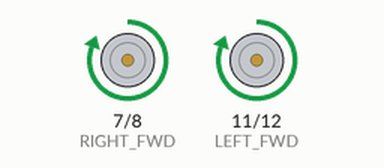
Recording of a sketch running on a simulated Arduino Uno, built with avr-gcc and run on an emulated ATmega328P. Parts: motor-driver pin pairs drawn as motors (green arrow = first pin HIGH = forward, orange = second pin HIGH = backward, longer = more drive, scaled by the enable pin).

Above: at 2.5 s.
At 5.5 s:
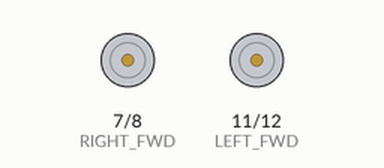
At 7.0 s:
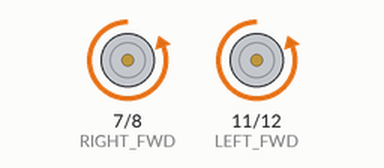
Timing chart, 0 to 10.4 s (numbered marks = the images above):
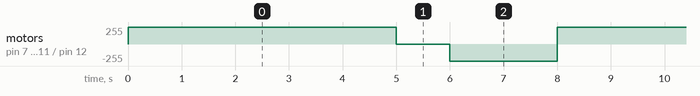

Measured:
- by itself, motor on pin 7 (RIGHT_FWD) / pin 8 (RIGHT_REV), motor on pin 11 (LEFT_FWD) / pin 12 (LEFT_REV): repeats every 8.0 s: stopped 1.0 s, backward 255/255 2.0 s, forward 255/255 5.0 s

The sketch:

story_3.ino
```cpp
// C++ code
#define LEFT_REV 12
#define LEFT_FWD 11
#define LEFT_ENABLE 10
#define RIGHT_ENABLE 9
#define RIGHT_FWD 7
#define RIGHT_REV 8
void setup()
{
  pinMode(LEFT_REV, OUTPUT);
  pinMode(LEFT_FWD, OUTPUT);
  pinMode(LEFT_ENABLE, OUTPUT);
  pinMode(RIGHT_ENABLE, OUTPUT);
  pinMode(RIGHT_FWD, OUTPUT);
  pinMode(RIGHT_REV, OUTPUT);
}

void loop()
{
  digitalWrite(LEFT_FWD, HIGH);
  digitalWrite(RIGHT_FWD, HIGH);
  digitalWrite(LEFT_ENABLE, HIGH);
  digitalWrite(RIGHT_ENABLE, HIGH);

  delay(5000);

  digitalWrite(LEFT_ENABLE, LOW);
  digitalWrite(RIGHT_ENABLE, LOW);
  digitalWrite(LEFT_FWD, LOW);
  digitalWrite(RIGHT_FWD, LOW);
  digitalWrite(LEFT_REV, HIGH);
  digitalWrite(RIGHT_REV, HIGH);

  delay(1000);

  digitalWrite(LEFT_ENABLE, HIGH);
  digitalWrite(RIGHT_ENABLE, HIGH);

  delay(2000);

  digitalWrite(LEFT_ENABLE, LOW);
  digitalWrite(RIGHT_ENABLE, LOW);
  digitalWrite(LEFT_FWD, LOW);
  digitalWrite(LEFT_REV, LOW);
  digitalWrite(RIGHT_FWD, LOW);
  digitalWrite(RIGHT_REV, LOW);

}
```
